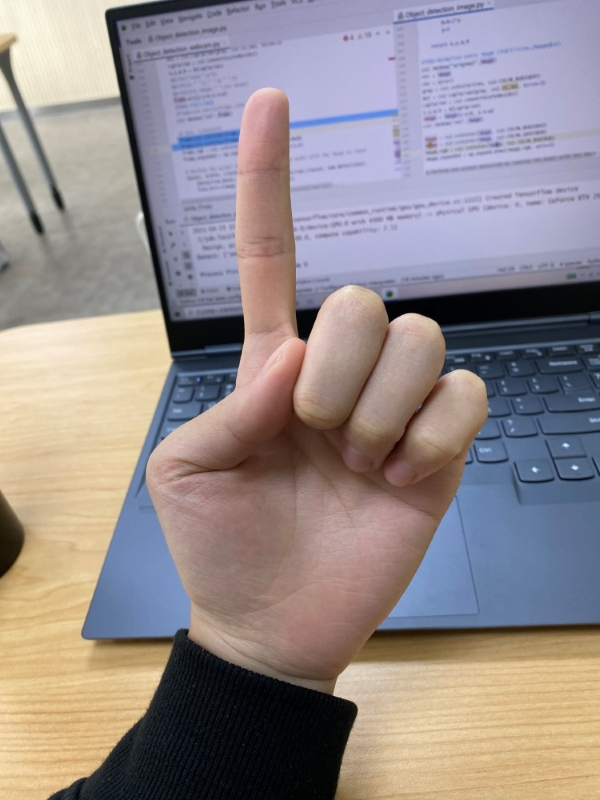
#> input picture codes/Gesture_detection/Test_images/hand.JPG, 600 x 800 px, given in place of the camera
$ python Dynamic_capture.py   (older library calls are emulated)
#> lines starting #> are read from the running program, lines starting #| are printed output that depends on the picture
# -*- coding: utf-8 -*-
"""
Created on Thu Jul 22 11:51:12 2021

@author: Ares684
"""
import cv2
import numpy as np

#调用usb摄像头
cap = cv2.VideoCapture(0)
#cap.set(cv2.CAP_PROP_FRAME_WIDTH, 640)
#cap.set(cv2.CAP_PROP_FRAME_HEIGHT, 480)
cap.set(cv2.CAP_PROP_FOURCC, cv2.VideoWriter.fourcc("M","J","P","G"))
pre_frame = None
flag = True
first = True
#帧差法获取运动对象
while True:
    ret, frame = cap.read()
#> frame is the input picture: shape (800, 600, 3); mean B, G, R 140.5, 140.1, 149.6
    if not ret:
        print("Cannot receive frame")
        break

    if flag:
        height,width = frame.shape[:2]
#> height = 800; width = 600
        print(height,width)
#| 800 600
        flag = False

    #高斯模糊
    gray_lwpCV = cv2.cvtColor(frame, cv2.COLOR_BGR2GRAY)
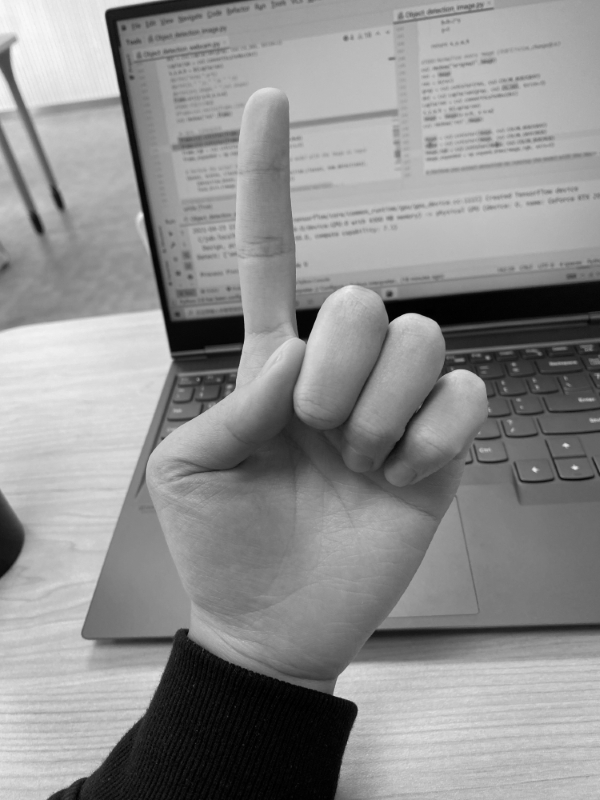
#> gray_lwpCV: shape (800, 600); min 0, max 249, mean 143
    gray_lwpCV = cv2.GaussianBlur(gray_lwpCV, (21, 21), 0)
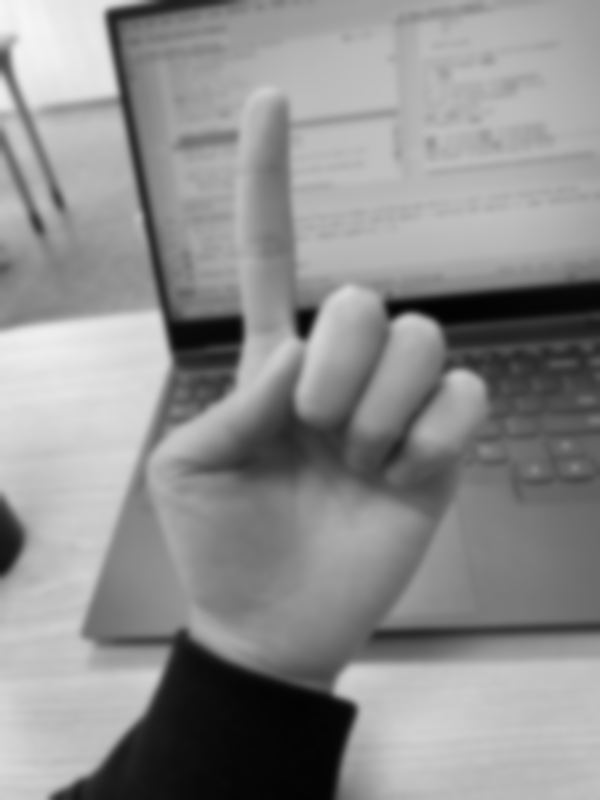
#> gray_lwpCV: shape (800, 600); min 2, max 245, mean 143
    # 如果没有背景图像就将当前帧当作背景图片
    if pre_frame is None:
        pre_frame = gray_lwpCV
    else:
        # absdiff帧差法
        img_delta = cv2.absdiff(pre_frame, gray_lwpCV)
        #threshold二值化
        ret,thresh = cv2.threshold(img_delta, 25, 255, cv2.THRESH_BINARY)
        # 膨胀图像
        kernel = np.ones((5,5),np.uint8)
        thresh = cv2.dilate(thresh,kernel,iterations=1)

        cv2.imshow('thresh',thresh)
        # findContours检测物体轮廓
        image,contours, hierarchy = cv2.findContours(thresh.copy(), cv2.RETR_EXTERNAL, cv2.CHAIN_APPROX_SIMPLE)
        lline = []
        rline = []
        tline = []
        bline = []
        totalarea = 0

        if contours:
            for cnt in contours:
                totalarea = totalarea + cv2.contourArea(cnt)
                leftmost = tuple(cnt[cnt[:,:,0].argmin()][0])
                rightmost = tuple(cnt[cnt[:,:,0].argmax()][0])
                topmost = tuple(cnt[cnt[:,:,1].argmin()][0])
                bottommost = tuple(cnt[cnt[:,:,1].argmax()][0])
                lline.append(leftmost[0])
                rline.append(rightmost[0])
                tline.append(topmost[1])
                bline.append(bottommost[1])
            lline.sort()
            rline.sort()
            tline.sort()
            bline.sort()
            #获得左上角点与右下角点
            ltpoint = tuple([lline[0],tline[0]])
            rbpoint = tuple([rline[-1],bline[-1]])

            if first:
                #从左边进来
                if rline[-1] < (width/2):
                    direct = 0
                #从右边进来
                else:
                    direct = 1
                first = False
            #测试部分,可调参数(较近20为宜，较近10为宜)
            flag1 = (rline[-1] < width-20) and (direct == 1)
            flag2 = (lline[0] > 20) and (direct == 0)
            if (flag1 or flag2) and totalarea > 1000:
                # 设置窗口的初始位置
                x = lline[0]
                y = tline[0]
                w = rline[-1] - lline[0]
                h = bline[-1] - tline[0]
                track_window = (x, y, w, h)
                # 设置追踪的ROI窗口
                roi = frame[y:y+h, x:x+w]

                cv2.rectangle(frame, ltpoint, rbpoint, (0,255,0),3)
                cv2.imshow("frame",frame)
                break
            cv2.rectangle(frame, ltpoint, rbpoint, (0,255,0),3)

        cv2.imshow("frame",frame)
        pre_frame = gray_lwpCV
    k = cv2.waitKey(25) & 0xff
#> (key Esc is pressed here)
    if k == 27:
        break

#> (the run stopped early here; a loop or call above may not have finished)
